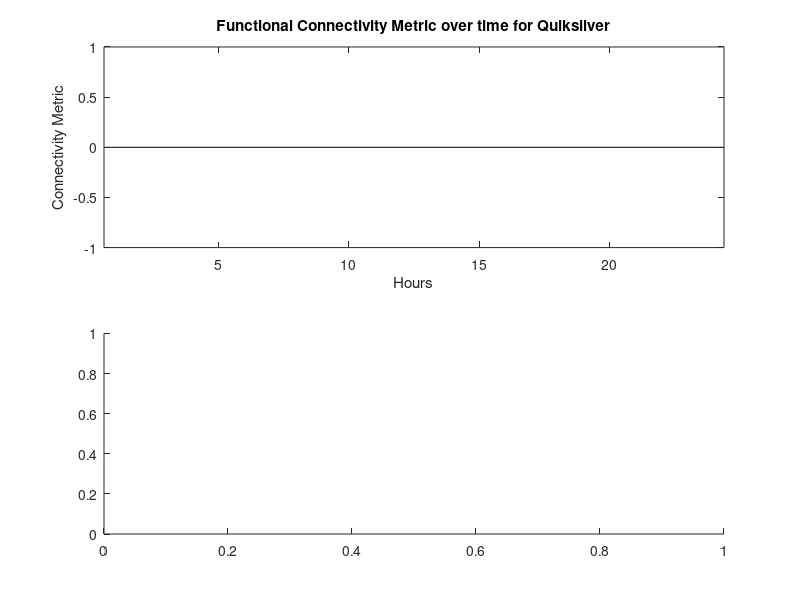

MATLAB code to generate this figure: (Note: this script raises an error after producing the figure.)
%% Welcome to David's Connectivity. I couldn't think of a zany name for this...
% So I guess it's David's Connectivity... Anyways, this is gonna be used to
% produce a single metric for connectivity of a single circuit. 

%How am I gonna do that you ask? Well... First thing's first... Let's load
%in a circuit csv.

filesloc = '/analysis/Dayvihd/Quiksilver/Connect Results/1hrbin';
cd(filesloc);
a = dir('*.csv');
names = {a.name};

conmat = {};
for i = 1:length(names)
    conmat{i} = readmatrix(names{i});
end

% Let's start with something pretty simple: Let's take the absolute value
% of the entire matrix and take the average.
convals = zeros(1,24);
for i = 1:length(conmat)
    convals(i) = mean(mean(abs(conmat{i})));
end

% Now let's plot all this out!
figure;
subplot(2,1,1)
bar(convals)
axis tight
title('Functional Connectivity Metric over time for Quiksilver')
xlabel('Hours')
ylabel('Connectivity Metric')
subplot(2,1,2)
plot(movmean(overallfr,60));
title('Firing Rate')
ylabel('Firing Rate')
xlabel('Seconds')
axis tight